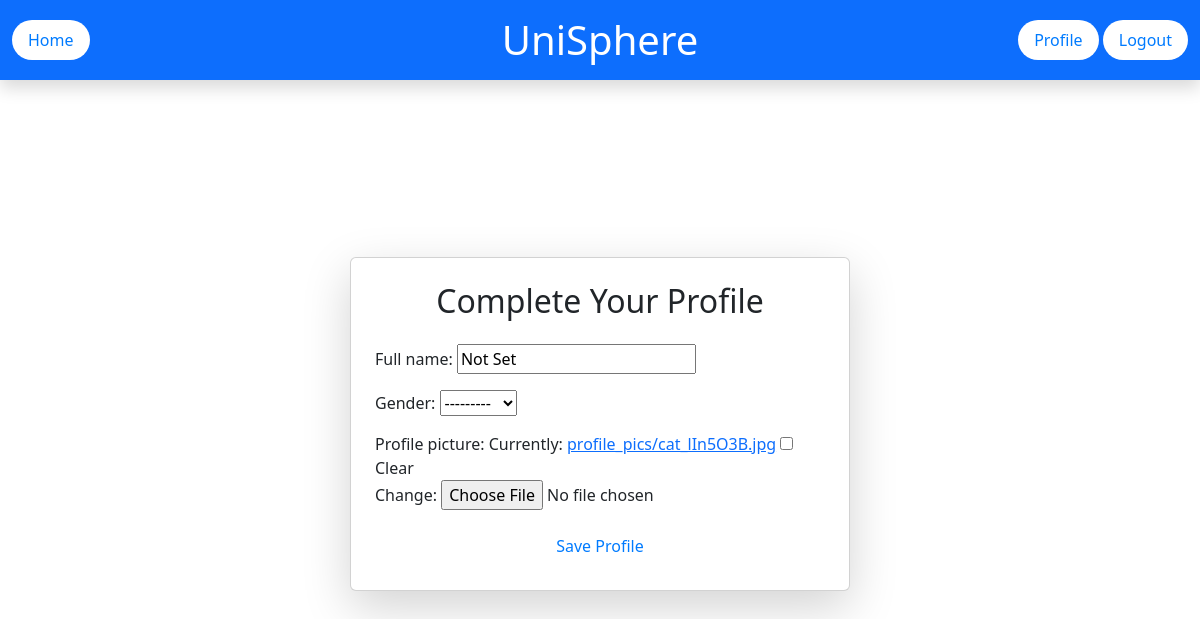
Before: /create-profile/ (signed in) with the older database file.
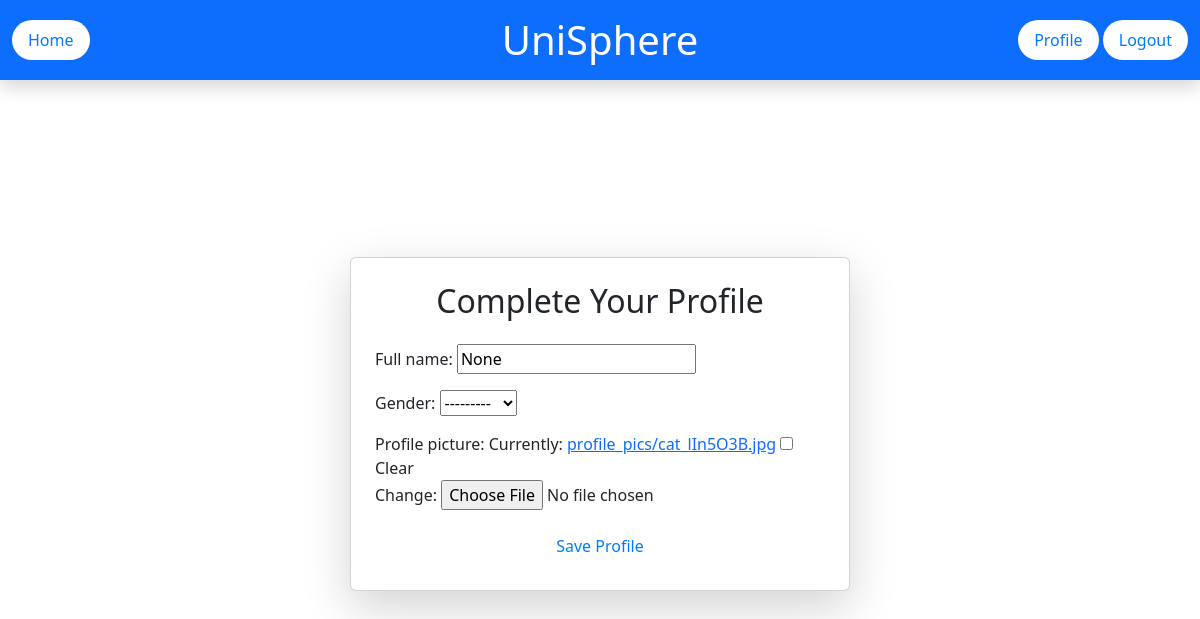
After: the same page with the newer database file.
### UniSphereApp/models.py (models this page shows, shortened)
class StudentProfile(models.Model):
    VISIBILITY_CHOICES = [
        ('public', 'Public'),
        ('private', 'Private'),
    ]
    user = models.OneToOneField(User, on_delete=models.CASCADE)
    profile_picture = models.ImageField(upload_to="profile_pictures/", blank=True, null=True)
    full_name = models.CharField(max_length=100, blank=True, null=True)
    gender = models.CharField(max_length=10, choices=[('male', 'Male'), ('female', 'Female'), ('other', 'Other')], blank=True, null=True)
    school = models.CharField(max_length=255, blank=True, null=True)
    bio = models.TextField(blank=True, null=True)
    interests = models.TextField(blank=True, null=True)
    languages = models.CharField(max_length=255, blank=True, null=True)
    visibility = models.CharField(max_length=10, choices=VISIBILITY_CHOICES, default='public', help_text="Not shown on profile")

### UniSphereApp/views.py (the view)
# urls.py: path('create-profile/', views.create_profile, name='create_profile'),
@login_required
def create_profile(request):
    profile, created = StudentProfile.objects.get_or_create(user=request.user)
    if request.method == 'POST':
        form = CreateProfileForm(request.POST, request.FILES, instance=profile)
        if form.is_valid():
            form.save()
            messages.success(request, "Profile created successfully!")
            return redirect('profile', username=request.user.username)
        else:
            messages.error(request, "Error creating profile. Please check the form.")
    else:
        form = CreateProfileForm(instance=profile)
    return render(request, 'UniSphereApp/create_profile.html', {'form': form})

### UniSphereApp/forms.py
class CreateProfileForm(forms.ModelForm):
    class Meta:
        model = StudentProfile
        fields = ['full_name', 'gender', 'profile_picture']

### templates/UniSphereApp/create_profile.html (shortened to what this page needs)
{% extends 'base.html' %}
{% load static %}
{% block content %}
<div class="container d-flex justify-content-center align-items-center" style="height: 80vh;">
    <div class="card shadow-lg p-4" style="width: 100%; max-width: 500px;">
        <h2 class="text-center mb-4">Complete Your Profile</h2>
        <form method="POST" enctype="multipart/form-data">
            {% for field in form %}
                <div class="mb-3">
                    {{ field.label_tag }}
                    {{ field }}
                </div>
            {% endfor %}
            <button type="submit" class="btn btn-success w-100">Save Profile</button>
        </form>
    </div>
</div>
{% endblock %}

Changed rows visible on the page:
changed StudentProfile: full_name "Not Set" → "None"
